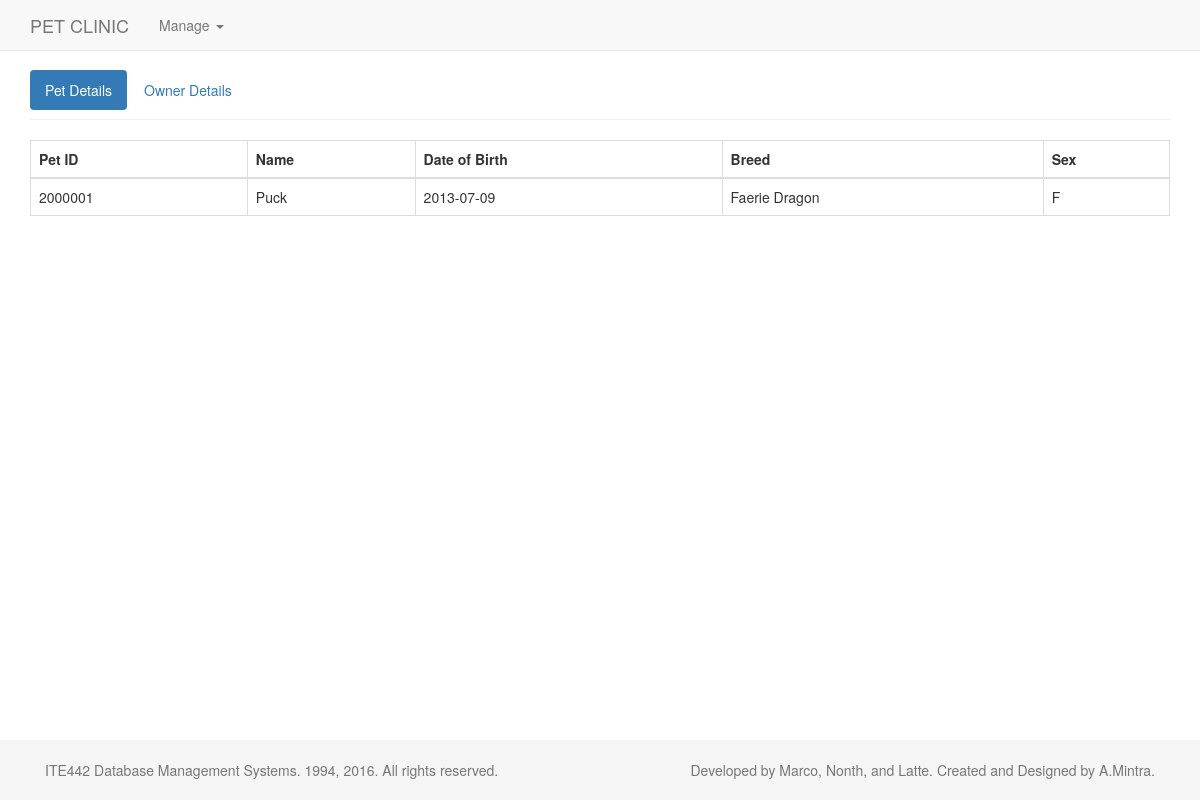
Page /pet_show.php?id=2000001 on the committed database.
### tables this page shows
CREATE TABLE IF NOT EXISTS PET (
	PET_ID INT NOT NULL,
    OWNER_ID INT NOT NULL,
    PET_NAME VARCHAR(30) NOT NULL,
    DATE_OF_BIRTH DATE,
    BREED TEXT,
    SEX CHAR,
    PRIMARY KEY(PET_ID)
);

### includes/pet_connection.php (called while the page is built, shortened)
<?php
	class dbConn {
		public function __construct(){
			$this->conn = new PDO('mysql:host='.$host.';dbname='.$db_name.';charset=utf8', $username, $password);
		}
	};
	class PetConnection extends dbConn {
		public function getPet($petid) {
			try {
				$db = new dbConn;
				$err = '';
				$stmt = $db->conn->prepare("SELECT * FROM PET where PET_ID = :petid"  );
				$stmt->bindParam(':petid', $petid);
				$stmt->execute();
				$results = $stmt->fetch(PDO::FETCH_ASSOC);
			}
			catch (PDOException $e) {
				$err = "Error: " . $e->getMessage();
			}
			$success = ($err == '' ? $results : $err );
			return $success;
		}
	};
?>

### pet_show.php (the view, shortened to what this page needs)
<?php include ('includes/header.php'); ?>
<?php include ("includes/pet_connection.php"); ?>
<div class="container">
	<div class="page-header" style="margin: 0px;">
	<ul class="nav nav-pills">
		  <li role="presentation" class="active"><a data-toggle="pill" href="#petdetails">Pet Details</a></li>
		  <li role="presentation"><a data-toggle="pill" href="#ownerdetails">Owner Details</a></li>
	</ul>
	</div>
	<div class="tab-content">
		<div id="petdetails" class="tab-pane fade in active">
			<?php
				$a = new PetConnection;
				$petid = $_GET["id"];
				$result = $a->getPet($petid);
				echo "<br>";
				echo "<table class='table table-bordered'>";
				echo "<thead><tr><th>Pet ID</th><th>Name</th><th>Date of Birth</th><th>Breed</th><th>Sex</th></tr></thead>";
				echo "<tr>";
				echo "<td>".$result['PET_ID']."</td>";
				echo "<td>".$result['PET_NAME']."</td>";
				echo "<td>".$result['DATE_OF_BIRTH']."</td>";
				echo "<td>".$result['BREED']."</td>";
				echo "<td>".$result['SEX']."</td>";
				echo "</tr></table>";
			?>
		</div>
	</div>
</div>
<?php include ('includes/footer.php'); ?>

### css/sticky-footer-navbar.css (style rules this page uses)
html { position: relative; min-height: 100%; }
body { margin-bottom: 60px; }

### rows in the picture
pet: PET_ID "2000001", PET_NAME "Puck", DATE_OF_BIRTH "2013-07-09", BREED "Faerie Dragon", SEX "F"
